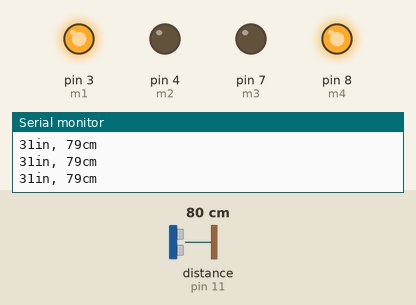
This sketch was run on a simulated Arduino Uno, built with avr-gcc and run on an emulated ATmega328P. On the bench: output pins drawn as LEDs (lit = HIGH), the last lines printed to the serial monitor. Wiring (inferred from the names in the program): ultrasonic range finder: trigger pin 12; echo pin 11. The test bench sets the inputs (shaded band); at power-on: distance to the obstacle (sensor on pin 11) 80 cm. The echo pulse lasts 58.3 µs per cm; pins used as bus, display or sensor lines are not drawn.

Above: at 1.2 s.
1.3 s: distance to the obstacle (sensor on pin 11) set to 13 cm
4.3 s: distance to the obstacle (sensor on pin 11) set to 10 cm
At 5.5 s:
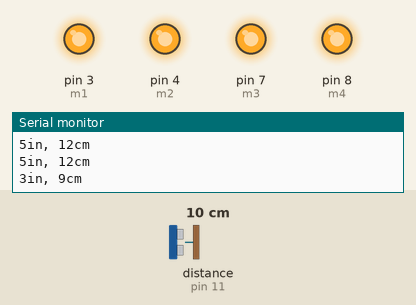
At 11.2 s:
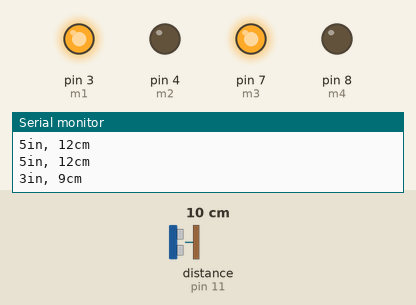
Timing chart, 0 to 11.8 s (numbered marks = the images above; inputs shaded):
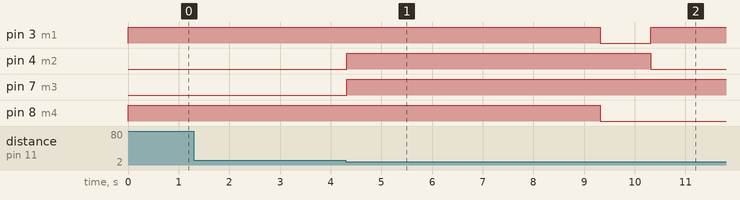

The sketch:

Ultrasonic_Sensor.ino
```cpp
int trigPin = 12;
int echoPin = 11;
long duration, cm, inches,distance;
int m1=3;
int m2=4;
int m3=7;
int m4=8;
void setup() {
  Serial.begin (9600);
  pinMode(trigPin, OUTPUT);
  pinMode(echoPin, INPUT);
  pinMode(m1,OUTPUT);
  pinMode(m2,OUTPUT);
  pinMode(m3,OUTPUT);
  pinMode(m4,OUTPUT);
}
 void loop() {
   digitalWrite(trigPin, LOW);
  delayMicroseconds(5);
  digitalWrite(trigPin, HIGH);
  delayMicroseconds(10);
  digitalWrite(trigPin, LOW);
   pinMode(echoPin, INPUT);
  duration = pulseIn(echoPin, HIGH);
  distance=duration*0.0343/2;

 cm = distance;
 inches = (duration/2) / 74;
 Serial.print(inches);
 Serial.print("in, ");
 Serial.print(cm);
 Serial.print("cm");
 Serial.println();
 digitalWrite(m1,HIGH);
digitalWrite(m2,LOW);
digitalWrite(m3,LOW);
digitalWrite(m4,HIGH);
 if(distance<=10)
 {
digitalWrite(m1,HIGH);
digitalWrite(m2,HIGH);
digitalWrite(m3,HIGH);
digitalWrite(m4,HIGH);
delay(5000);
digitalWrite(m1,LOW);
digitalWrite(m2,HIGH);
digitalWrite(m3,HIGH);
digitalWrite(m4,LOW);
delay(1000);
digitalWrite(m1,HIGH);
digitalWrite(m2,LOW);
digitalWrite(m3,HIGH);
digitalWrite(m4,LOW);
delay(5000);
}

}
```

Measured:
- the behaviour switches between 12 and 11 cm on distance to the obstacle (sensor on pin 11) (found by bisection; images 0 and 1)
- after the input at 4.3 s, pin 3 (m1): HIGH → LOW after 5.0 s, → HIGH 1.0 s later; pin 4 (m2): LOW → HIGH at once, → LOW 6.0 s later; pin 7 (m3): LOW → HIGH at once; pin 8 (m4): HIGH → LOW after 5.0 s
